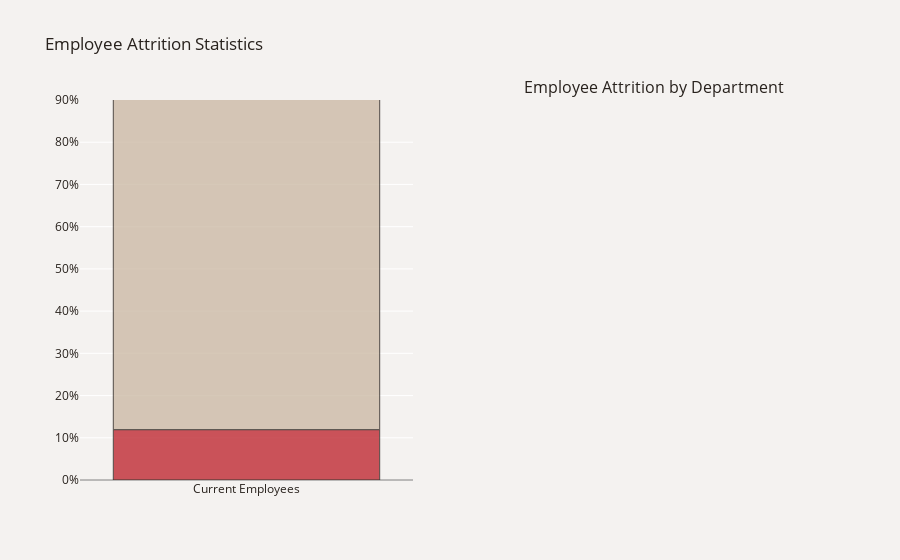

The notebook cell this image was saved under:
### Markdown cell above
# <div style="color:white;display:fill;border-radius:5px;background-color:#8ABEB9;overflow:hidden"><p style="padding:20px;color:white;overflow:hidden;font-size:100%;margin:0;text-align:center">Exploratory Data Analysis</p></div>

### Code cell
fig=make_subplots(rows=1, cols=2, 
                  subplot_titles=("", "Employee Attrition by Department"),
                  specs=[[{"type": "bar"}, {"type": "pie"}]])

# Bar chart
plot_df=data['Attrition'].value_counts(normalize=True)
plot_df=plot_df.mul(100).rename('Percent').reset_index().sort_values('Percent')
plot_df.rename(columns={'index':'Attrition'}, inplace=True)
plot_df['Attrition']=['Former Employees' if i == 'Yes' else 'Current Employees' for i in plot_df['Attrition']]
x=plot_df['Attrition']
y=plot_df['Percent']
fig.add_trace(
    go.Bar(x=x, y=y, text=y,opacity=.8,
           hovertemplate='Employee Attrition Rate<br>%{x}: %{y:.3}%<extra></extra>',
           showlegend=False), row=1, col=1)
fig.update_traces(texttemplate='%{text:.3s}%', textposition='outside', 
                  marker_line=dict(width=1, color='#1F0202'), marker_color=['#C02B34','#CDBBA7'])
fig.update_yaxes(zeroline=True, zerolinewidth=1, zerolinecolor='gray')
fig.update_layout(yaxis_ticksuffix = '%')

# Pie chart
plot_df2=data[data.Attrition=='Yes']
plot_df2=plot_df2['Department'].value_counts(normalize=True)
plot_df2=plot_df2.mul(100).rename('Percent').reset_index().sort_values('Percent', ascending=False)
plot_df2.rename(columns={'index':'Department'}, inplace=True)
fig.add_trace(go.Pie(labels=plot_df2['Department'], values=plot_df2['Percent'], opacity=0.85, hole=0.4,
                     hovertemplate='%{label}<br>Attrition Rate: %{value:.3}%<extra></extra>',
                     marker_colors=['#587D65','#ADC4B2','#D1C9C2']), row=1, col=2)
fig.update_yaxes(tickmode = 'array', range=[0, 90], dtick=5)
fig.update_traces(textfont_size=14,textfont_color='black',marker=dict(line=dict(color='#28221D', width=1)))
fig.update_layout(title_text="Employee Attrition Statistics", font_color='#28221D',
                  paper_bgcolor='#F4F2F0', plot_bgcolor='#F4F2F0')      
fig.show()

### Figure 1 — Plotly figure (JSON) as saved in the notebook; plotly's stock layout.template omitted (floating-point values rounded to 4 significant figures)
{"data": [{"hovertemplate": "Employee Attrition Rate<br>%{x}: %{y:.3}%<extra></extra>", "marker": {"color": ["#C02B34", "#CDBBA7"], "line": {"color": "#28221D", "width": 1}}, "opacity": 0.8, "showlegend": false, "text": [11.93, 88.07], "textfont": {"color": "black", "size": 14}, "textposition": "outside", "texttemplate": "%{text:.3s}%", "type": "bar", "x": ["Current Employees", "Current Employees"], "xaxis": "x", "y": [11.93, 88.07], "yaxis": "y"}, {"domain": {"x": [0.55, 1], "y": [0, 1]}, "hole": 0.4, "hovertemplate": "%{label}<br>Attrition Rate: %{value:.3}%<extra></extra>", "labels": [], "marker": {"colors": ["#587D65", "#ADC4B2", "#D1C9C2"], "line": {"color": "#28221D", "width": 1}}, "opacity": 0.85, "textfont": {"color": "black", "size": 14}, "type": "pie", "values": []}], "layout": {"annotations": [{"font": {"size": 16}, "showarrow": false, "text": "Employee Attrition by Department", "x": 0.775, "xanchor": "center", "xref": "paper", "y": 1, "yanchor": "bottom", "yref": "paper"}], "autosize": true, "font": {"color": "#28221D"}, "paper_bgcolor": "#F4F2F0", "plot_bgcolor": "#F4F2F0", "title": {"text": "Employee Attrition Statistics"}, "xaxis": {"anchor": "y", "autorange": true, "domain": [0, 0.45], "range": [-0.5, 0.5], "type": "category"}, "yaxis": {"anchor": "x", "domain": [0, 1], "dtick": 5, "range": [0, 90], "tickmode": "array", "ticksuffix": "%", "type": "linear", "zeroline": true, "zerolinecolor": "gray", "zerolinewidth": 1}}}
